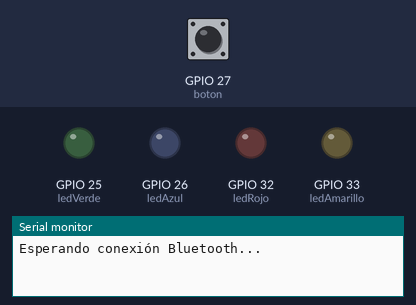
Simulated run of this sketch. Board: ESP32. Parts: output pins drawn as LEDs (lit = HIGH), the last lines printed to the serial monitor. The inputs (shaded band) are chosen by the test bench; at power-on: GPIO 27 (boton) HIGH. Nothing arrives over Bluetooth unless stated.

Above: at 1.2 s.
1.3 s: GPIO 27 (boton) pulled LOW for 0.15 s
At 2.2 s:
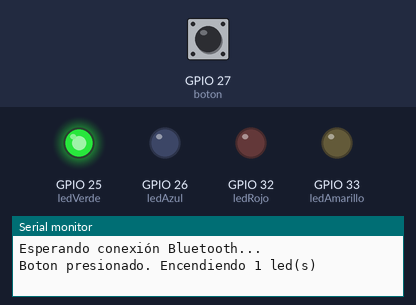
2.9 s: GPIO 27 (boton) pulled LOW for 1 s
At 3.6 s:
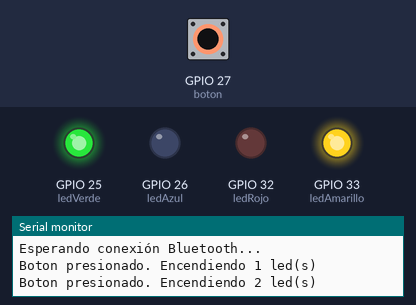
5.4 s: GPIO 27 (boton) pulled LOW for 0.15 s
At 6.6 s:
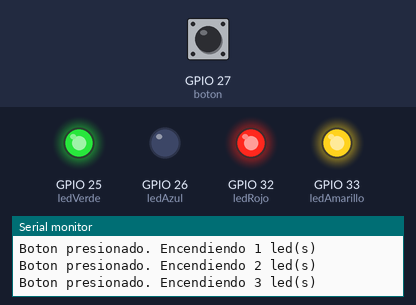
7.0 s: GPIO 27 (boton) pulled LOW for 3.2 s
At 8.2 s:
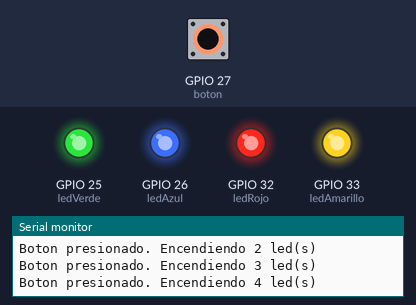
Timing chart, 0 to 10.0 s (numbered marks = the images above; inputs shaded):
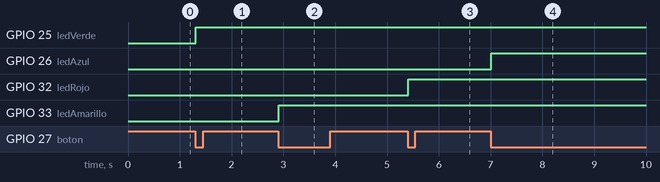

The sketch:

Examen2.ino
```cpp
#include <BluetoothSerial.h>

BluetoothSerial SerialBT;

const int ledVerde = 25;
const int ledAmarillo = 33;
const int ledRojo = 32;
const int ledAzul = 26; // Supongo un cuarto LED, cambia el pin si es necesario
const int boton = 27;   // Asigna el pin correcto de tu botón

int contador = 0;
bool lastButtonState = HIGH;

void setup() {
  Serial.begin(115200);
  SerialBT.begin("ESP-HUMEDAD");
  Serial.println("Esperando conexión Bluetooth...");

  pinMode(boton, INPUT_PULLUP);
  pinMode(ledVerde, OUTPUT);
  pinMode(ledAmarillo, OUTPUT);
  pinMode(ledRojo, OUTPUT);
  pinMode(ledAzul, OUTPUT);
}

void loop() {
  if (!SerialBT.hasClient()) {
    Serial.println("Esperando conexión...");
    delay(1000);
    return;
  }

  bool buttonState = digitalRead(boton);

  // Detección  flanco descendente (presión de botón)
  if (lastButtonState == HIGH && buttonState == LOW) {
    contador++;
    if (contador > 4) contador = 1;

    String msg = "Boton presionado. Encendiendo " + String(contador) + " led(s)";
    Serial.println(msg);
    SerialBT.println(msg);
  }
  lastButtonState = buttonState;

  // Control de LEDs según el contador
  digitalWrite(ledVerde, contador >= 1 ? HIGH : LOW);
  digitalWrite(ledAmarillo, contador >= 2 ? HIGH : LOW);
  digitalWrite(ledRojo, contador >= 3 ? HIGH : LOW);
  digitalWrite(ledAzul, contador >= 4 ? HIGH : LOW);

  delay(50); // Antirrebote simple
}
```

Measured:
- after the input at 1.3 s, GPIO 25 (ledVerde): LOW → HIGH at once
- after the input at 2.9 s, GPIO 33 (ledAmarillo): LOW → HIGH at once
- after the input at 5.4 s, GPIO 32 (ledRojo): LOW → HIGH at once
- after the input at 7.0 s, GPIO 26 (ledAzul): LOW → HIGH at once
